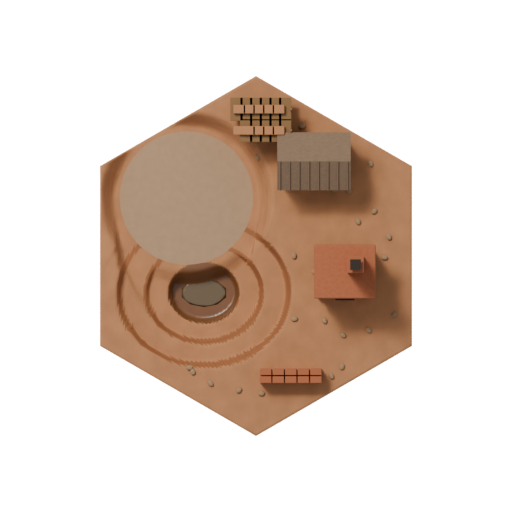
#> input picture docs/design/tiles-3d-models/clay_V2_flat.png, 512 x 512 px, given in place of stone_V2_max.png, which was not available
$ python compose_v2_set.py
#> lines starting #> are read from the running program, lines starting #| are printed output that depends on the picture; pictures that were not available may be replaced by others from this repository, and a replacement may not be noted
"""Full V2 static palette, nine-tile neighbour mocks, measurements, local HTML player."""
from pathlib import Path
from PIL import Image, ImageDraw, ImageFont
from io import BytesIO
import math, json

ROOT=Path(__file__).resolve().parents[2];OUT=ROOT/'docs/design/tiles-3d-models'
TERRAINS=['timber','stone','fleece','grain','clay','desert'];WOOD='#4A3020';GOLD='#F1D58A'
def font(n):return ImageFont.truetype('C:/Windows/Fonts/georgia.ttf',n)

def board(range_only=False):
#> called with range_only = False
    factor=2 if range_only else 1
    im=Image.new('RGBA',(1152*factor,768*factor),WOOD);d=ImageDraw.Draw(im)
#> after `im = Image.new('RGBA', (1152 * factor, 768 * factor), WOOD)`:
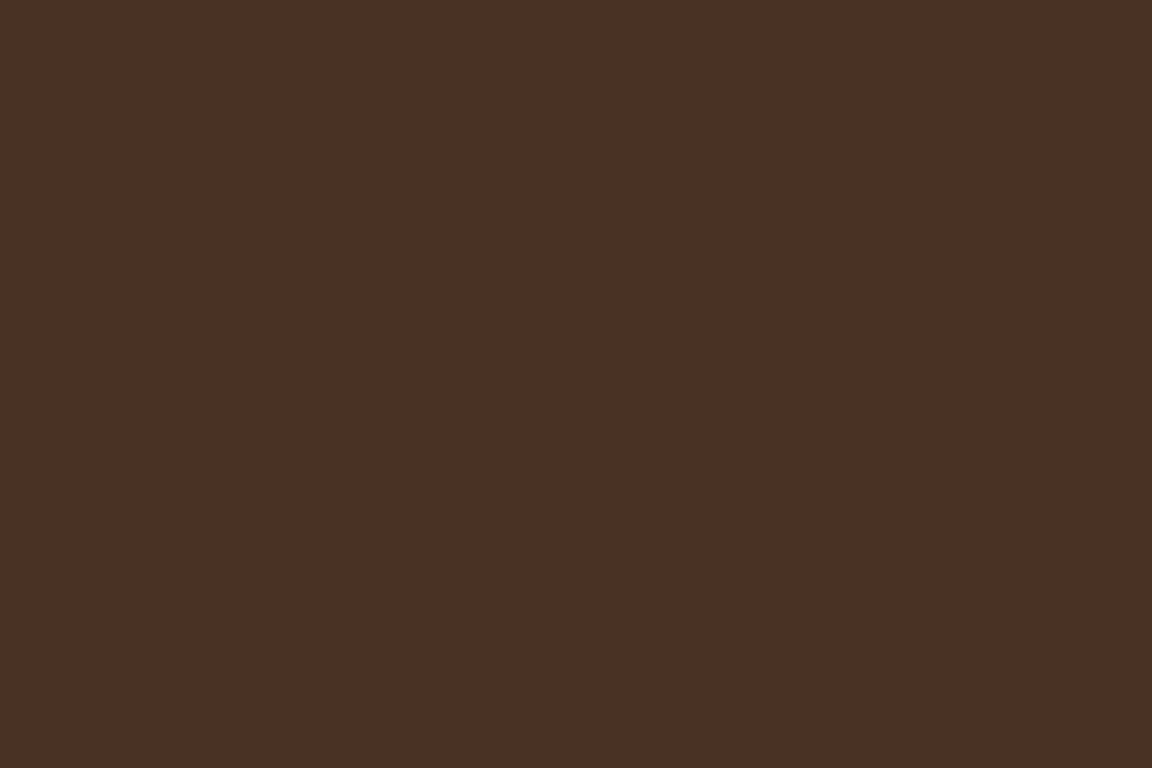
#> im: PIL image 1152x768 RGBA; mean R, G, B, A 74, 48, 32, 255
    title='Stone | R3 Alpine chain across nine neighbours' if range_only else 'V2 | six-terrain board patch'
    d.text((24*factor,16*factor),title,font=font(27*factor),fill=GOLD)
    d.text((24*factor,54*factor),'Maximum tilt 55° | independent sprites, rear-to-front | game hex spacing',font=font(18*factor),fill='#EFE3C8')
    order=['stone','stone','timber','stone','stone','fleece','clay','grain','desert']
    scale=164*factor;t=.96
    for row in range(3):
        y=(row-1)*1.5
        for col in range(3):
            x=(col-1)*math.sqrt(3)+(row%2)*math.sqrt(3)/2-.30
            k=1+.22*math.sin(t)*y*math.cos(t)/4.2
            cx=575*factor+x*scale*k;cy=442*factor+y*math.cos(t)*scale*k
            r='stone' if range_only else order[row*3+col]
            tile=Image.open(OUT/('stone_V2_max_mock1024.png' if range_only else f'{r}_V2_max.png')).convert('RGBA')
#> tile is the input picture: PIL image 512x512 RGBA; mean R, G, B, A 51.9, 38.2, 28.4, 81.6
            size=round(2.65*scale*k);tile=tile.resize((size,size),Image.Resampling.LANCZOS)
            im.alpha_composite(tile,(round(cx-size/2),round(cy-size/2)))
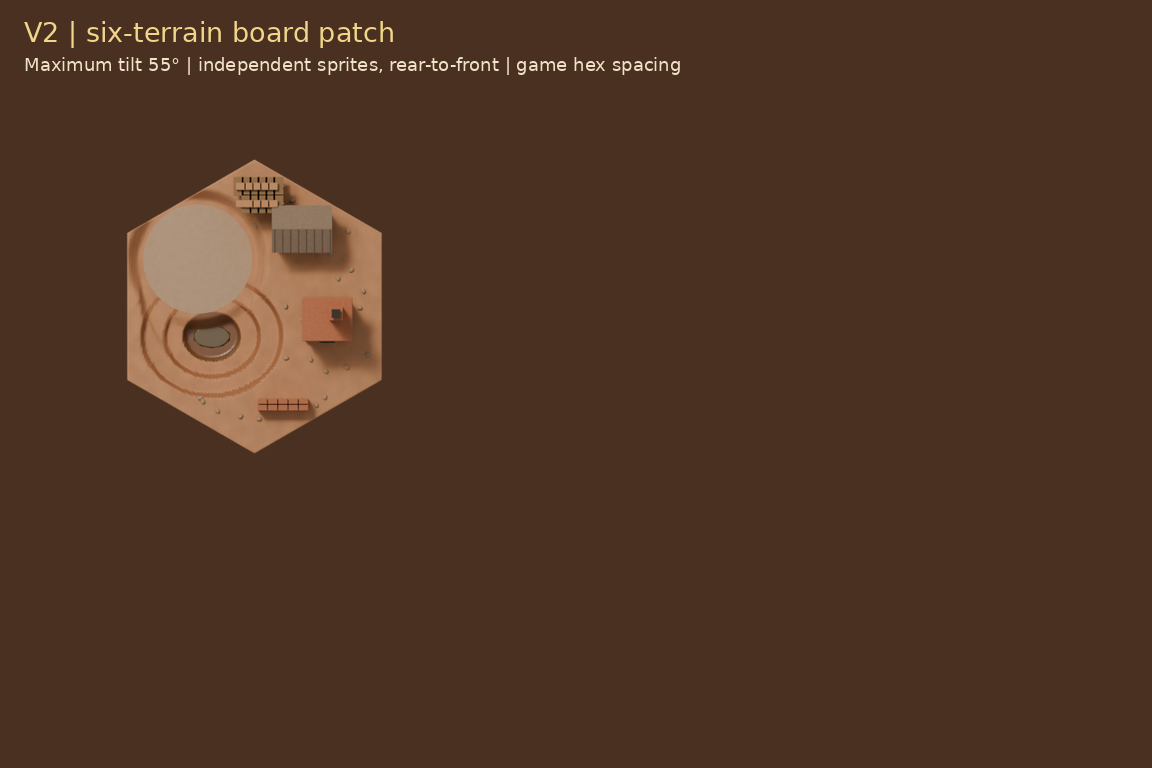
#> im: PIL image 1152x768 RGBA; mean R, G, B, A 80.3, 53.3, 36.3, 255
#> pass 3 of the loop in board, `for row in range(3):`:
#> y = 1.5
#> k = 1.04
#> cx = 229.4
#> cy = 588.3
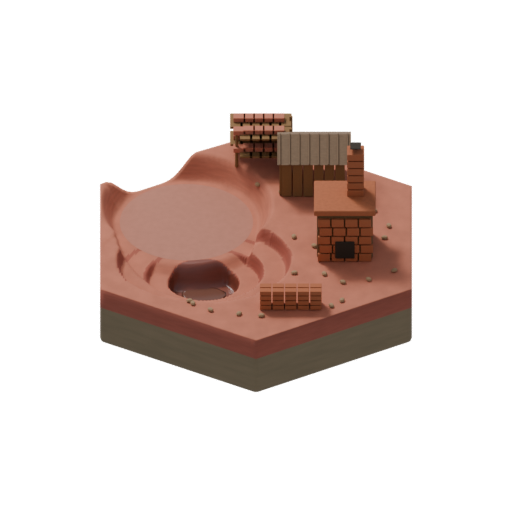
#> input picture docs/design/tiles-3d-models/clay_V2_max.png, 512 x 512 px
#> in board, tile is the input picture: PIL image 512x512 RGBA; mean R, G, B, A 35.2, 24, 19.7, 64.7
#> size = 451
#> tile: PIL image 451x451 RGBA
#> in board, `im.alpha_composite(tile,(round(cx-size/2),round(cy-size/2)))`:
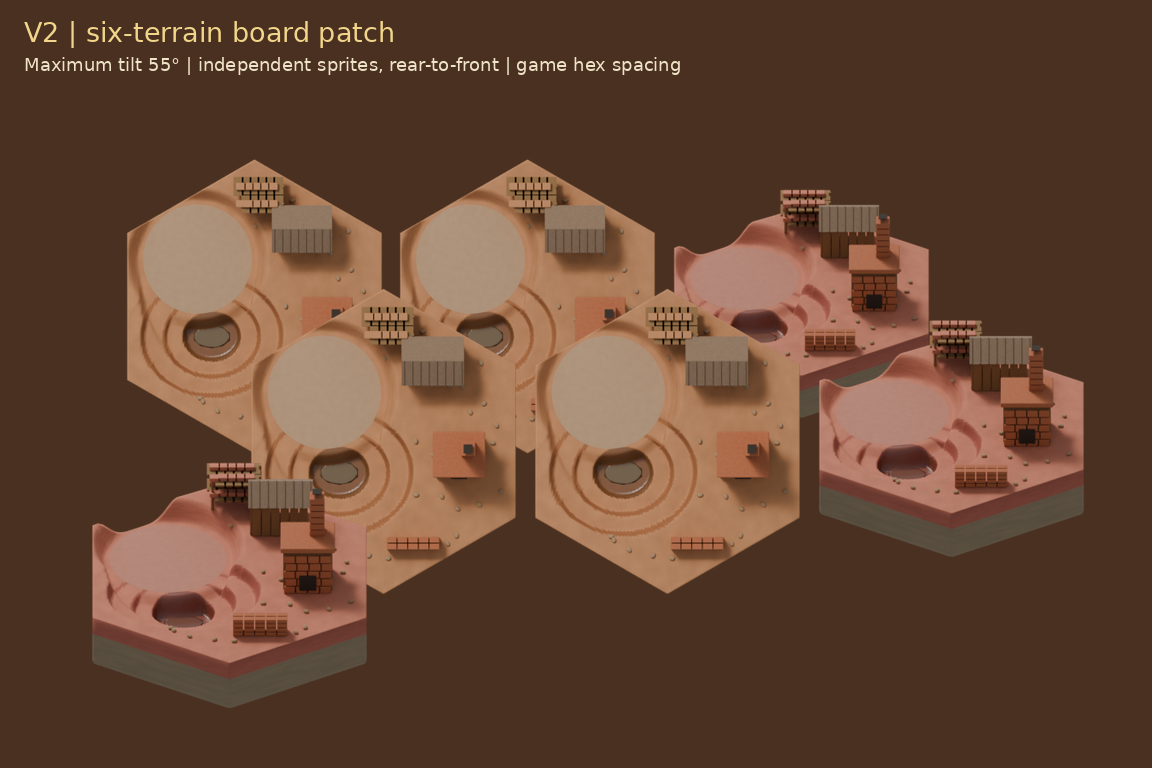
#> im: PIL image 1152x768 RGBA; mean R, G, B, A 103.5, 71.4, 52, 255
    d=ImageDraw.Draw(im)
    d.text((24*factor,712*factor),'Palette mock: no number tokens/pieces. Ridge exits align laterally; inset tile gaps stay visible.',font=font(16*factor),fill='#EFE3C8')
    geometry_proof=OUT/'stone-alpine/stone_R3_chain_patch_max_board.png'
    name='stone-range-sprite-patch_V2_max.png' if range_only and geometry_proof.exists() else 'stone-range-patch_V2_max.png' if range_only else 'board-patch_V2_max.png'
    path=OUT/name
    im.convert('RGB').save(path)
    if range_only and geometry_proof.exists():
        Image.open(geometry_proof).convert('RGB').save(OUT/'stone-range-patch_V2_max.png')

def main():
    board();board(True)
    # Every tile angle has its own 512px cell. Static sheets are also inspection artifacts.
    sheet=Image.new('RGBA',(1750,3500),WOOD);d=ImageDraw.Draw(sheet)
    d.text((24,18),'Working German Board Game | full V2 modelled set',font=font(32),fill=GOLD)
    for col,name in enumerate(['FLAT 0°','MID 27.5°','MAX 55°']):
        d.text((150+col*530,72),name,font=font(22),fill='#EFE3C8')
    for row,r in enumerate(TERRAINS):
        top=115+row*555
        d.text((22,top+220),r.title(),font=font(23),fill=GOLD)
        for col,angle in enumerate(['flat','mid','max']):
            tile=Image.open(OUT/f'{r}_V2_{angle}.png').convert('RGBA')
            sheet.alpha_composite(tile,(120+col*530,top))
    sheet.convert('RGB').save(OUT/'palette-v2.png')
    for angle in ['flat','mid','max']:
        contact=Image.new('RGBA',(1560,1140),WOOD);dc=ImageDraw.Draw(contact)
        for i,r in enumerate(TERRAINS):
            x=(i%3)*520;y=(i//3)*560
            dc.text((x+20,y+8),r.title()+' | '+angle,font=font(24),fill=GOLD)
            contact.alpha_composite(Image.open(OUT/f'{r}_V2_{angle}.png').convert('RGBA'),(x,y+40))
        contact.convert('RGB').save(OUT/f'inspection-v2-{angle}.png')
    records=[]
    for r in TERRAINS:
        for angle in ['flat','mid','max']:
            path=OUT/f'{r}_V2_{angle}.png';im=Image.open(path)
            assert im.mode=='RGBA' and im.size==(512,512)
            box=im.getchannel('A').getbbox()
            assert box and box[0]>0 and box[1]>0 and box[2]<512 and box[3]<512,(path,box)
            webp=BytesIO();im.save(webp,format='WEBP',lossless=True,method=4)
            records.append(dict(file=path.name,bytes=path.stat().st_size,webp_lossless_bytes=len(webp.getvalue()),alpha_bounds=box))
    layers=[]
    for path in sorted((OUT/'animation-layers/fleece').glob('animals_mid_*.png')):
        im=Image.open(path);assert im.mode=='RGBA' and im.size==(128,128)
        assert im.getchannel('A').getbbox()
        layers.append(dict(file=str(path.relative_to(OUT)),bytes=path.stat().st_size,alpha_bounds=im.getchannel('A').getbbox()))
    for path in sorted((OUT/'animation-layers/grain').glob('*')):
        layers.append(dict(file=str(path.relative_to(OUT)),bytes=path.stat().st_size))
    for path in sorted((OUT/'animation-layers/desert').glob('*')):
        layers.append(dict(file=str(path.relative_to(OUT)),bytes=path.stat().st_size))
    path=OUT/'animation-layers/fleece/animals_mid_atlas.webp'
    im=Image.open(path);assert im.mode=='RGBA' and im.size==(1024,256)
    layers.append(dict(file=str(path.relative_to(OUT)),bytes=path.stat().st_size,dimensions=im.size))
    stats=dict(tiles=records,layers=layers,tile_png_bytes=sum(r['bytes'] for r in records),tile_lossless_webp_bytes=sum(r['webp_lossless_bytes'] for r in records),
               animal_png_bytes=sum(r['bytes'] for r in layers if 'fleece' in r['file'] and r['file'].endswith('.png')))
    (OUT/'validation-v2.json').write_text(json.dumps(stats,indent=2))
    modes={
        'timber':'Procedural bird wings and three falling leaves. Trees surround a shared flat number glade.',
        'stone':'Selected R3 Alpine chain: seven summits on shared shoulders, warm rock, snow caps, scree and foothill pines. Three mist wisps and one soaring bird.',
        'fleece':'Lush pasture, seven alpacas and three tiny horned goats. 16 alpaca-and-goat layers graze, turn their heads and wander.',
        'grain':'Procedural wind moves a masked wheat patch using a small textured mesh.',
        'clay':'Terracotta-red terraces and a dark red-brown pit floor. Nine fading smoke puffs curl upward from the brick kiln chimney.',
        'desert':'Relief dunes, ripples, scrub and bleached remains. A masked dune patch subtly shimmers in the heat.'}
    cards=[]
    for r in TERRAINS:
        details=''.join(f'<figure><img loading="lazy" src="{r}_V2_{a}.png" alt="{r.title()} {a} tilt"><figcaption>{a.title()}</figcaption></figure>' for a in ['flat','mid','max'])
        cards.append(f'''<article><h2>{r.title()}</h2><div class="motion"><img class="loop" src="{r}_V2_mid_animated.webp" alt="{r.title()} eight-second animation at mid tilt"><canvas hidden width="512" height="512" aria-label="Paused {r.title()} frame"></canvas></div><p>{modes[r]}</p><details><summary>Flat / mid / max renders</summary><div class="angles">{details}</div></details></article>''')
    html='''<!doctype html><html lang="en"><meta charset="utf-8"><meta name="viewport" content="width=device-width,initial-scale=1"><title>Working German Board Game — V2 modelled tiles</title>
<style>
*{box-sizing:border-box}body{margin:0;padding:24px;color:#efe3c8;font:18px Georgia,serif;background:#2a1b10 repeating-linear-gradient(3deg,#2a1b10 0px,#302014 3px,#2a1b10 7px)}header,article,.patches{background:#4a3020;border:2px solid #8a6a2a;box-shadow:inset 0 0 0 1px #c9a04a,0 4px 12px #180e09;padding:18px;border-radius:8px}h1,h2,summary{color:#f1d58a}h1{font-size:30px;margin:0 0 12px}h2{margin:0 0 6px}p{line-height:1.45;font-size:16px}button,a{color:#f1d58a}button{font:inherit;border:2px solid #c9a04a;background:#342012;padding:10px 18px;cursor:pointer;border-radius:6px}main{display:grid;grid-template-columns:repeat(auto-fit,minmax(310px,1fr));gap:20px;max-width:1700px;margin:20px auto}.motion{width:100%;aspect-ratio:1;position:relative}.motion img,.motion canvas{width:100%;height:auto} [hidden]{display:none!important}.angles{display:flex;flex-wrap:wrap}figure{margin:0;flex:1;min-width:95px}figure img{width:100%}figcaption{text-align:center;font-size:13px}summary{cursor:pointer}.patches{max-width:1700px;margin:20px auto}.patches img{max-width:100%;width:740px}header{max-width:1700px;margin:auto}small{display:block;line-height:1.5;margin:12px 0;color:#d8c6a9}
</style><header><h1>Working German Board Game · V2 modelled tiles</h1><p>Six own procedural Blender terrains. All animations loop in eight seconds at mid tilt (27.5°). Transparent renders retain real upright geometry, the same thick hex bases and upper-left light.</p><button id="toggle" type="button" aria-pressed="false">Pause motion</button><small>Palette preview only. Mist, smoke and dust are overlays; All six terrains reserve the same number clearing and mask animations around the upright plate. <a href="palette-v2.png">Full static palette</a> ? <a href="token-check.png">Number plate checks</a> ? <a href="token-check-patch-max.png">Mixed patch with plates</a> ? <a href="ART_SPEC.md">Art specification</a> · <a href="PLAN.md">Integration plan</a></small></header><main>'''+''.join(cards)+'''</main><section class="patches"><h2>Neighbour and overdraw checks · maximum tilt</h2><img src="stone-range-patch_V2_max.png" alt="Nine connected Stone range tiles"><img src="board-patch_V2_max.png" alt="Nine mixed terrain tiles"></section><script>
let paused=false;
function setPaused(value){paused=value;document.querySelectorAll('.motion').forEach(box=>{const img=box.querySelector('img'),c=box.querySelector('canvas');if(paused&&img.complete&&img.naturalWidth)c.getContext('2d').drawImage(img,0,0,512,512);img.hidden=paused;c.hidden=!paused});const b=document.getElementById('toggle');b.textContent=paused?'Play motion':'Pause motion';b.setAttribute('aria-pressed',String(paused));}
document.getElementById('toggle').addEventListener('click',()=>setPaused(!paused));
document.querySelectorAll('.loop').forEach(img=>img.addEventListener('load',()=>{if(paused)setPaused(true)}));
if(matchMedia('(prefers-reduced-motion: reduce)').matches)setPaused(true);
</script></html>'''
    html=html.replace('Mist, smoke and dust are overlays','Mist, smoke and heat shimmer are overlays')
    if (OUT/'stone-alpine/stone_R3_chain_patch_max_board.png').exists():
        proof='<figure><img src="stone-range-sprite-patch_V2_max.png" alt="R3 Alpine chain at current game sprite spacing"><figcaption>Integration check: independent sprites at the game\'s inset spacing. The main Stone patch above shows the edge-sharing model geometry.</figcaption></figure>'
        html=html.replace('</section><script>',proof+'</section><script>')
        html=html.replace('<a href="PLAN.md">Integration plan</a>','<a href="PLAN.md">Integration plan</a> · <a href="stone-alpine/stone-phone-25pct.png">Stone at phone scale</a> · <a href="stone-alpine/REPORT.md">R3 report</a>')
    html=html.replace('<a href="PLAN.md">Integration plan</a>','<a href="PLAN.md">Integration plan</a> · <a href="palette-v2-density.png">Before → after density</a> · <a href="../bandit/bandit-options.png">Bandit options</a>')
    if (OUT/'alpaca-clay/clay-fleece-phone-25pct.png').exists():
        html=html.replace('<a href="ART_SPEC.md">Art specification</a>','<a href="ART_SPEC.md">Art specification</a> ? <a href="alpaca-clay/clay-fleece-phone-25pct.png">Fleece / Clay phone proof</a> ? <a href="alpaca-clay/REPORT.md">Alpaca / terracotta report</a>')
    (OUT/'palette-v2.html').write_text(html,encoding='utf-8')
    print('V2_PALETTE_OK',len(records),'tiles;',len(layers),'layer files;',stats['tile_png_bytes'],'PNG bytes',flush=True)

#> (the run stopped early here; a loop or call above may not have finished)
